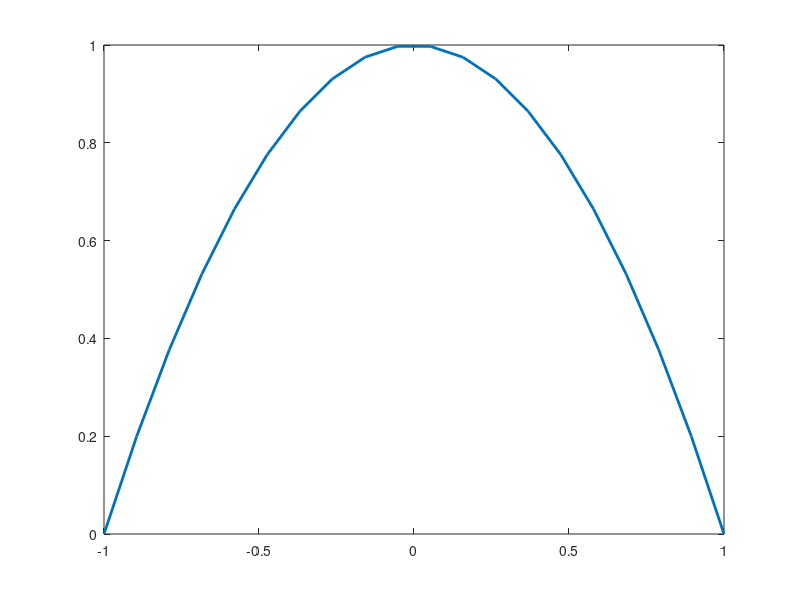

Source code (MATLAB): (Note: this script raises an error after producing the figure.)
format long;
clear, clc
% Problem:
% Calculate revolution solid volumen generated spining around axis OX of
% this function. Use Trapezium, midpoint, simpson 1/3 and simpson 1/8 with
% h = 0.1. Problem taken from Zaragoza University. 

%---------------%
%| y = 1 - x^2;|%
%| x = -1;     |%
%| x = 1;      |%
%---------------%


h = 0.1;

f = @(x) 1 - x.^2;
x1a = -1;
x1b = 1;
x = linspace(x1a, x1b, 20);
y = f(x);

figure;
plot(x, y, 'LineWidth', 2, 'DisplayName', '1 - x^2');
hold on;
xline(x1a,'r','LineWidth', 1.5,'Label', '-1');
xline(x1b,'r','LineWidth', 1.5,'Label', '1');
xlim([-1.20 1.20])
fill([x, fliplr(x)], [y, zeros(size(y))], 'c', ...
    'FaceAlpha', 0.3, ...
    'EdgeColor', 'none', 'DisplayName', ...
    'Área del sólido acotado');
grid on;
legend('show');

% Solid Volume is:
% V = pi * I(f(x)^2, a, b)dx
f2 = @(x) (1 - x.^2).^2;
y2 = f2(x);

n = (x1b - x1a) / h;

% MidPoint

[Imid, Emid] = midpoint(f2, 0, x1a, x1b, n);
Vmid = pi * Imid;

% Trapezium
[Itra, Etra] = trapezium(f2, 0, x1a, x1b, n);
Vtra = pi* Itra;

% Simpson 1/3
[Isimp13, Esimp13] = simpson13(f2, 0, x1a, x1b, n);
% [Isimp13, Esimp13] = simpson13(0, y2, x1a, x1b, n);
Vsimp13 = pi* Isimp13;

% Simpson 3/8
[Isimp38, Esimp38] = simpson38(f2, 0, x1a, x1b, n-2);
% [Isimp38, Esimp38] = simpson38(0, y2(1:end-1), x1a, x1b, n-2);
Vsimp38 = pi* Isimp38;

Ints = [Vtra, Vsimp13, Vsimp38, Vmid];
Errs = [Etra, Esimp13, Esimp38, Emid];

result = table(Ints', Errs','RowNames', ...
    {'Trapezium', 'Simpson 1/3', 'Simpson 3/8', 'MidPoint'}, ...
    'VariableNames',{'Volume', 'Error'});

disp(result);

